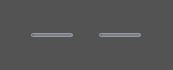
<?xml version="1.0" encoding="UTF-8"?>
<ui version="4.0">
 <class>BuckyControlWidget</class>
 <widget class="QWidget" name="BuckyControlWidget">
  <property name="geometry">
   <rect>
    <x>0</x>
    <y>0</y>
    <width>173</width>
    <height>70</height>
   </rect>
  </property>
  <property name="font">
   <font>
    <pointsize>11</pointsize>
   </font>
  </property>
  <property name="windowTitle">
   <string>Form</string>
  </property>
  <property name="styleSheet">
   <string notr="true">background-color: rgb(83, 83, 83);</string>
  </property>
  <layout class="QHBoxLayout" name="horizontalLayout">
   <item>
    <widget class="QRadioButton" name="horizontalWorkstationRadioButton">
     <property name="sizePolicy">
      <sizepolicy hsizetype="Fixed" vsizetype="Fixed">
       <horstretch>0</horstretch>
       <verstretch>0</verstretch>
      </sizepolicy>
     </property>
     <property name="minimumSize">
      <size>
       <width>36</width>
       <height>0</height>
      </size>
     </property>
     <property name="maximumSize">
      <size>
       <width>16777215</width>
       <height>16777215</height>
      </size>
     </property>
     <property name="styleSheet">
      <string notr="true">QRadioButton {
	background-color: rgb(112, 128, 144);
     border: 1px solid #999;
    border-radius: 2px;
    padding: 1px 1px;
    min-width: 32px;
    text-align: center;
}

QRadioButton::indicator {
    width: 0;
    height: 0;
}

QRadioButton:checked {
    background-color: #0078d7;
    color: white;
    font-weight: bold;
}
</string>
     </property>
     <property name="text">
      <string/>
     </property>
     <property name="icon">
      <iconset resource="../resources.qrc">
       <normaloff>:/Images/Asset/Icon/BuckyHorizontal.png</normaloff>:/Images/Asset/Icon/BuckyHorizontal.png</iconset>
     </property>
     <property name="iconSize">
      <size>
       <width>48</width>
       <height>48</height>
      </size>
     </property>
    </widget>
   </item>
   <item>
    <widget class="QRadioButton" name="radioButton_2">
     <property name="sizePolicy">
      <sizepolicy hsizetype="Fixed" vsizetype="Fixed">
       <horstretch>0</horstretch>
       <verstretch>0</verstretch>
      </sizepolicy>
     </property>
     <property name="styleSheet">
      <string notr="true">QRadioButton {
	background-color: rgb(112, 128, 144);
     border: 1px solid #999;
    border-radius: 2px;
    padding: 1px 1px;
    min-width: 32px;
    text-align: center;
}

QRadioButton::indicator {
    width: 0;
    height: 0;
}

QRadioButton:checked {
    background-color: #0078d7;
    color: white;
    font-weight: bold;
}
</string>
     </property>
     <property name="text">
      <string/>
     </property>
     <property name="icon">
      <iconset resource="../resources.qrc">
       <normaloff>:/Images/Asset/Icon/BuckyVertical.png</normaloff>:/Images/Asset/Icon/BuckyVertical.png</iconset>
     </property>
     <property name="iconSize">
      <size>
       <width>48</width>
       <height>48</height>
      </size>
     </property>
    </widget>
   </item>
  </layout>
 </widget>
 <resources>
  <include location="../resources.qrc"/>
 </resources>
 <connections/>
</ui>
